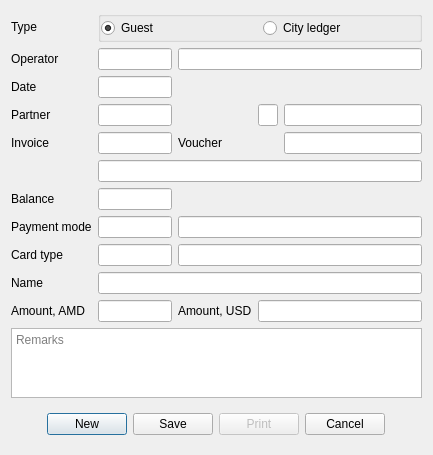
<?xml version="1.0" encoding="UTF-8"?>
<ui version="4.0">
 <class>DlgReceiptVaucher</class>
 <widget class="QDialog" name="DlgReceiptVaucher">
  <property name="geometry">
   <rect>
    <x>0</x>
    <y>0</y>
    <width>433</width>
    <height>423</height>
   </rect>
  </property>
  <property name="windowTitle">
   <string>Receipt voucher</string>
  </property>
  <layout class="QHBoxLayout" name="horizontalLayout_2">
   <item>
    <layout class="QGridLayout" name="gridLayout">
     <item row="3" column="3">
      <widget class="EQLineEdit" name="leRoom">
       <property name="maximumSize">
        <size>
         <width>20</width>
         <height>16777215</height>
        </size>
       </property>
      </widget>
     </item>
     <item row="2" column="1">
      <widget class="EDateEdit" name="deDate">
       <property name="maximumSize">
        <size>
         <width>100</width>
         <height>16777215</height>
        </size>
       </property>
       <property name="focusPolicy">
        <enum>Qt::ClickFocus</enum>
       </property>
       <property name="alignment">
        <set>Qt::AlignLeading|Qt::AlignLeft|Qt::AlignVCenter</set>
       </property>
       <property name="readOnly">
        <bool>true</bool>
       </property>
      </widget>
     </item>
     <item row="5" column="1" colspan="4">
      <widget class="EQLineEdit" name="lePartnerName">
       <property name="focusPolicy">
        <enum>Qt::NoFocus</enum>
       </property>
       <property name="readOnly">
        <bool>true</bool>
       </property>
      </widget>
     </item>
     <item row="8" column="1">
      <widget class="EQLineEdit" name="leCardCode">
       <property name="maximumSize">
        <size>
         <width>100</width>
         <height>16777215</height>
        </size>
       </property>
      </widget>
     </item>
     <item row="7" column="2" colspan="3">
      <widget class="EQLineEdit" name="lePaymentName">
       <property name="focusPolicy">
        <enum>Qt::NoFocus</enum>
       </property>
       <property name="readOnly">
        <bool>true</bool>
       </property>
      </widget>
     </item>
     <item row="8" column="2" colspan="3">
      <widget class="EQLineEdit" name="leCardName">
       <property name="readOnly">
        <bool>true</bool>
       </property>
      </widget>
     </item>
     <item row="0" column="0">
      <widget class="QLabel" name="label">
       <property name="text">
        <string>Type</string>
       </property>
      </widget>
     </item>
     <item row="10" column="1">
      <widget class="EQLineEdit" name="leAmountAMD">
       <property name="maximumSize">
        <size>
         <width>100</width>
         <height>16777215</height>
        </size>
       </property>
      </widget>
     </item>
     <item row="2" column="0">
      <widget class="QLabel" name="label_5">
       <property name="text">
        <string>Date</string>
       </property>
      </widget>
     </item>
     <item row="3" column="0">
      <widget class="QLabel" name="label_2">
       <property name="text">
        <string>Partner</string>
       </property>
      </widget>
     </item>
     <item row="10" column="2">
      <widget class="QLabel" name="label_7">
       <property name="text">
        <string>Amount, USD</string>
       </property>
      </widget>
     </item>
     <item row="3" column="1">
      <widget class="EQLineEdit" name="lePartnerCode">
       <property name="maximumSize">
        <size>
         <width>100</width>
         <height>16777215</height>
        </size>
       </property>
      </widget>
     </item>
     <item row="12" column="0" colspan="5">
      <widget class="QWidget" name="widget" native="true">
       <layout class="QHBoxLayout" name="horizontalLayout_3">
        <item>
         <spacer name="horizontalSpacer">
          <property name="orientation">
           <enum>Qt::Horizontal</enum>
          </property>
          <property name="sizeHint" stdset="0">
           <size>
            <width>70</width>
            <height>20</height>
           </size>
          </property>
         </spacer>
        </item>
        <item>
         <widget class="QPushButton" name="btnNew">
          <property name="text">
           <string>New</string>
          </property>
         </widget>
        </item>
        <item>
         <widget class="QPushButton" name="btnSave">
          <property name="text">
           <string>Save</string>
          </property>
         </widget>
        </item>
        <item>
         <widget class="QPushButton" name="btnPrint">
          <property name="enabled">
           <bool>false</bool>
          </property>
          <property name="text">
           <string>Print</string>
          </property>
         </widget>
        </item>
        <item>
         <widget class="QPushButton" name="btnCancel">
          <property name="text">
           <string>Cancel</string>
          </property>
         </widget>
        </item>
        <item>
         <spacer name="horizontalSpacer_2">
          <property name="orientation">
           <enum>Qt::Horizontal</enum>
          </property>
          <property name="sizeHint" stdset="0">
           <size>
            <width>70</width>
            <height>20</height>
           </size>
          </property>
         </spacer>
        </item>
       </layout>
      </widget>
     </item>
     <item row="6" column="0">
      <widget class="QLabel" name="label_4">
       <property name="text">
        <string>Balance</string>
       </property>
      </widget>
     </item>
     <item row="10" column="0">
      <widget class="QLabel" name="label_3">
       <property name="text">
        <string>Amount, AMD</string>
       </property>
      </widget>
     </item>
     <item row="10" column="3" colspan="2">
      <widget class="EQLineEdit" name="leAmountUSD">
       <property name="maximumSize">
        <size>
         <width>5252</width>
         <height>16777215</height>
        </size>
       </property>
       <property name="focusPolicy">
        <enum>Qt::NoFocus</enum>
       </property>
       <property name="alignment">
        <set>Qt::AlignLeading|Qt::AlignLeft|Qt::AlignVCenter</set>
       </property>
       <property name="readOnly">
        <bool>true</bool>
       </property>
      </widget>
     </item>
     <item row="7" column="1">
      <widget class="EQLineEdit" name="lePaymentCode">
       <property name="maximumSize">
        <size>
         <width>100</width>
         <height>16777215</height>
        </size>
       </property>
      </widget>
     </item>
     <item row="8" column="0">
      <widget class="QLabel" name="lbCardType">
       <property name="text">
        <string>Card type</string>
       </property>
      </widget>
     </item>
     <item row="7" column="0">
      <widget class="QLabel" name="label_8">
       <property name="text">
        <string>Payment mode</string>
       </property>
      </widget>
     </item>
     <item row="9" column="0">
      <widget class="QLabel" name="label_6">
       <property name="text">
        <string>Name</string>
       </property>
      </widget>
     </item>
     <item row="0" column="1" colspan="4">
      <widget class="QGroupBox" name="groupBox">
       <property name="title">
        <string/>
       </property>
       <layout class="QHBoxLayout" name="horizontalLayout">
        <property name="leftMargin">
         <number>0</number>
        </property>
        <property name="topMargin">
         <number>0</number>
        </property>
        <property name="rightMargin">
         <number>0</number>
        </property>
        <property name="bottomMargin">
         <number>0</number>
        </property>
        <item>
         <widget class="QRadioButton" name="rbGuest">
          <property name="text">
           <string>Guest</string>
          </property>
          <property name="checked">
           <bool>true</bool>
          </property>
         </widget>
        </item>
        <item>
         <widget class="QRadioButton" name="rbCityLedger">
          <property name="text">
           <string>City ledger</string>
          </property>
         </widget>
        </item>
       </layout>
      </widget>
     </item>
     <item row="9" column="1" colspan="4">
      <widget class="EQLineEdit" name="leName">
       <property name="readOnly">
        <bool>true</bool>
       </property>
      </widget>
     </item>
     <item row="1" column="2" colspan="3">
      <widget class="EQLineEdit" name="leOpName">
       <property name="cursor">
        <cursorShape>ArrowCursor</cursorShape>
       </property>
       <property name="readOnly">
        <bool>true</bool>
       </property>
      </widget>
     </item>
     <item row="11" column="0" colspan="5">
      <widget class="EQTextEdit" name="teRemarks">
       <property name="placeholderText">
        <string>Remarks</string>
       </property>
      </widget>
     </item>
     <item row="1" column="1">
      <widget class="EQLineEdit" name="leOpcode">
       <property name="maximumSize">
        <size>
         <width>100</width>
         <height>16777215</height>
        </size>
       </property>
       <property name="cursor">
        <cursorShape>ArrowCursor</cursorShape>
       </property>
       <property name="readOnly">
        <bool>true</bool>
       </property>
      </widget>
     </item>
     <item row="6" column="1">
      <widget class="EQLineEdit" name="leBalance">
       <property name="maximumSize">
        <size>
         <width>100</width>
         <height>16777215</height>
        </size>
       </property>
       <property name="focusPolicy">
        <enum>Qt::NoFocus</enum>
       </property>
       <property name="readOnly">
        <bool>true</bool>
       </property>
      </widget>
     </item>
     <item row="1" column="0">
      <widget class="QLabel" name="label_10">
       <property name="text">
        <string>Operator</string>
       </property>
      </widget>
     </item>
     <item row="4" column="1">
      <widget class="EQLineEdit" name="leInvoice">
       <property name="maximumSize">
        <size>
         <width>80</width>
         <height>16777215</height>
        </size>
       </property>
       <property name="readOnly">
        <bool>true</bool>
       </property>
      </widget>
     </item>
     <item row="4" column="4">
      <widget class="EQLineEdit" name="leVaucher">
       <property name="readOnly">
        <bool>true</bool>
       </property>
      </widget>
     </item>
     <item row="4" column="2">
      <widget class="QLabel" name="label_11">
       <property name="text">
        <string>Voucher</string>
       </property>
      </widget>
     </item>
     <item row="4" column="0">
      <widget class="QLabel" name="label_12">
       <property name="text">
        <string>Invoice</string>
       </property>
      </widget>
     </item>
     <item row="3" column="4">
      <widget class="QLineEdit" name="leReservation"/>
     </item>
    </layout>
   </item>
  </layout>
 </widget>
 <customwidgets>
  <customwidget>
   <class>EQLineEdit</class>
   <extends>QLineEdit</extends>
   <header location="global">eqlineedit.h</header>
   <slots>
    <signal>customButtonClicked(bool)</signal>
   </slots>
  </customwidget>
  <customwidget>
   <class>EDateEdit</class>
   <extends>QLineEdit</extends>
   <header location="global">edateedit.h</header>
  </customwidget>
  <customwidget>
   <class>EQTextEdit</class>
   <extends>QTextEdit</extends>
   <header location="global">eqtextedit.h</header>
  </customwidget>
 </customwidgets>
 <tabstops>
  <tabstop>rbGuest</tabstop>
  <tabstop>rbCityLedger</tabstop>
  <tabstop>lePartnerCode</tabstop>
  <tabstop>lePaymentCode</tabstop>
  <tabstop>leAmountAMD</tabstop>
  <tabstop>teRemarks</tabstop>
  <tabstop>btnSave</tabstop>
  <tabstop>btnPrint</tabstop>
  <tabstop>btnCancel</tabstop>
  <tabstop>lePaymentName</tabstop>
 </tabstops>
 <resources/>
 <connections/>
</ui>
